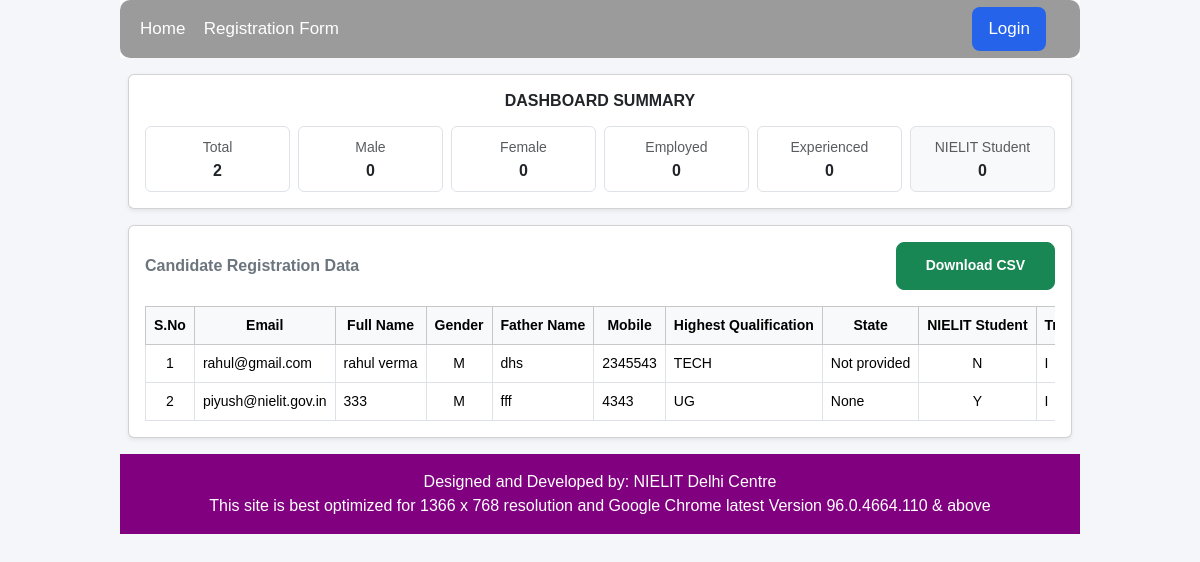
The app's page /dashboard/, older data.
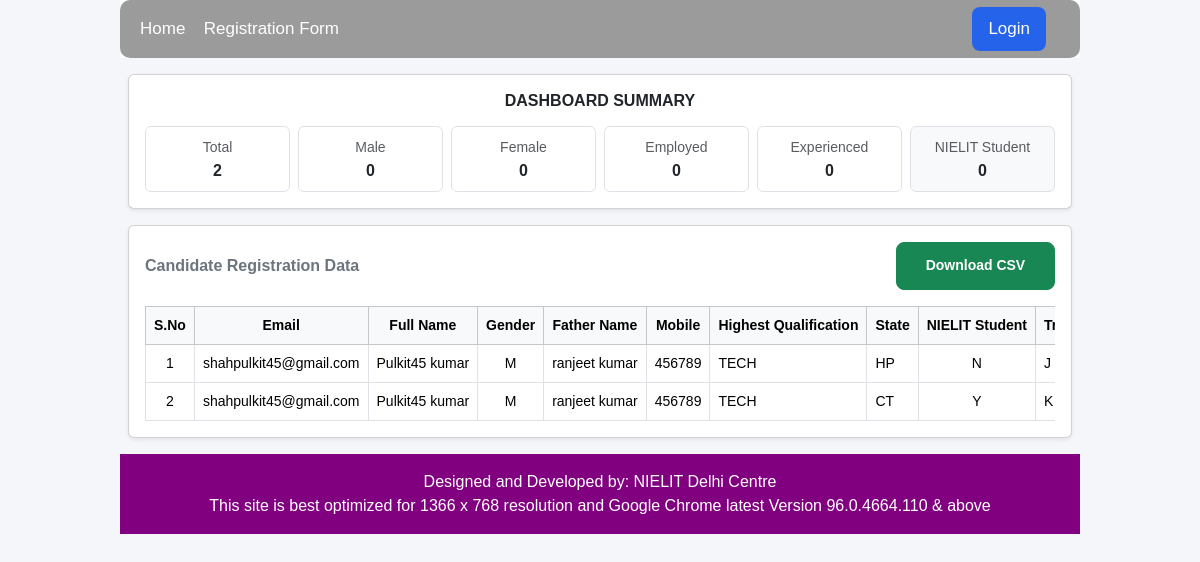
The same page, newer data.
### job_fair/models.py (models this page shows, shortened)
class form_m(models.Model):
    declare=[
    ("Declared","I am aware that information provided bt me in this form shall be shared by NIELIT with prospective companies,if required."),
]
    gender_choices = [
        ("Male", "Male"),
        ("Female", "Female"),
        ("Other", "Other"),
    ]
    HIGHEST_QUALIFICATION = [
        ("10+2 / ITI / Pursuing Graduation", "10+2 / ITI / Pursuing Graduation"),
        ("Graduation (B.Sc / B.Com / BA / BBA)", "Graduation (B.Sc / B.Com / BA / BBA)"),
        ("Technical (CS / IT / BCA / B.Tech)", "Technical (CS / IT / BCA / B.Tech)"),
        ("Post Graduate", "Post Graduate"),
        ("MCA / M.Tech", "MCA / M.Tech"),
        ("Other", "Other"),
    ]
    yes_no = [
        ("Yes", "Yes"),
        ("No", "No"),
    ]
    centers = [
        ("Inderlok", "Inderlok"),
        ("Janakpuri", "Janakpuri"),
        ("Karkardooma", "Karkardooma"),
    ]
    skill = [
        ("Software & Systems Expert (O Level/A Level/Programming/Web Development)",
        "Software & Systems Expert (O Level/A Level/Programming/Web Development)"),
        ("AI & Data Science (AI, ML, Data Science)",
        "AI & Data Science (AI, ML, Data Science)"),
        ("Accounting", "Accounting"),
        ("Digital Media (Multimedia Tools, Digital Marketing)",
        "Digital Media (Multimedia Tools, Digital Marketing)"),
        ("General Office Automation", "General Office Automation"),
        ("Other", "Other"),
    ]
    states = [
        ("Andaman and Nicobar Islands", "Andaman and Nicobar Islands"),
        ("Andhra Pradesh", "Andhra Pradesh"),
        ("Arunachal Pradesh", "Arunachal Pradesh"),
        ("Assam", "Assam"),
        ("Bihar", "Bihar"),
        ("Chandigarh", "Chandigarh"),
        ("Chhattisgarh", "Chhattisgarh"),
        ("Delhi", "Delhi"),
        ("Dadra and Nagar Haveli and Daman and Diu", "Dadra and Nagar Haveli and Daman and Diu"),
        ("Goa", "Goa"),
        ("Gujarat", "Gujarat"),
        ("Haryana", "Haryana"),
        ("Himachal Pradesh", "Himachal Pradesh"),
        ("Jammu and Kashmir", "Jammu and Kashmir"),
        ("Jharkhand", "Jharkhand"),
        ("Karnataka", "Karnataka"),
        ("Kerala", "Kerala"),
        ("Ladakh", "Ladakh"),
        ("Lakshadweep", "Lakshadweep"),
        ("Madhya Pradesh", "Madhya Pradesh"),
        ("Maharashtra", "Maharashtra"),
        ("Manipur", "Manipur"),
        ("Meghalaya", "Meghalaya"),
        ("Mizoram", "Mizoram"),
        ("Nagaland", "Nagaland"),
        ("Odisha", "Odisha"),
        ("Punjab", "Punjab"),
        ("Puducherry", "Puducherry"),
        ("Rajasthan", "Rajasthan"),
        ("Sikkim", "Sikkim"),
        ("Tamil Nadu", "Tamil Nadu"),
        ("Telangana", "Telangana"),
        ("Tripura", "Tripura"),
        ("Uttar Pradesh", "Uttar Pradesh"),
        ("Uttarakhand", "Uttarakhand"),
        ("West Bengal", "West Bengal")
    ]
    email= models.EmailField(max_length=100,blank=True, null=True)
    fullName= models.CharField(max_length=100,blank=True, null=True)
    gender=models.CharField(max_length=100,choices=gender_choices,blank=False)
    fatherName=models.CharField(max_length=100,blank=True, null=True)
    phoneNumber=models.CharField(max_length=10,blank=True, null=True)
    highestQualification=models.CharField(max_length=100,blank=False,choices=HIGHEST_QUALIFICATION)
    state= models.CharField(max_length=100,choices=states, null=True)
    nielitStudent= models.CharField(max_length=100,choices=yes_no,blank=True, null=True)
    trainingCenter=models.CharField(max_length=100,choices=centers,blank=True, null=True)
    course=models.CharField(max_length=100,blank=True, null=True)
    passingYear=models.CharField(max_length=100,blank=True, null=True)
    skills=models.JSONField(default=list,blank=True)
    employed= models.CharField(max_length=100,choices=yes_no,blank=True, null=True)
    experience=models.CharField(max_length=10,blank=True, null=True)
    dec=models.BooleanField(default=False)

### job_fair/views.py (the view)
# urls.py: path('dashboard/', views.dashboard, name='dashboard'),
def dashboard(request):
    data = form_m.objects.all()
    nielit_qs = data.filter(nielitStudent="Yes")
    nielit_by_center = nielit_qs.values('trainingCenter').annotate(count=Count('id')).order_by('-count')
    context = {
        "data": data,
        "total_candidates": data.count(),
        "total_male": data.filter(gender="Male").count(),
        "total_female": data.filter(gender="Female").count(),
        "total_employed": data.filter(employed="Yes").count(),
        "total_experienced": data.filter(experience="Yes").count(),
        "total_nielit": nielit_qs.count(),
        "nielit_by_center": nielit_by_center,
    }
    return render(request, "dashboard.html", context)

### job_fair/templates/dashboard.html (shortened to what this page needs)
{% extends "base.html" %}
{% load static %}
{% block content %}
<div class="container-fluid px-2 py-3">
    <div class="card shadow-sm mb-3">
        <div class="card-body">
            <div class="d-flex justify-content-center align-items-center mb-3">
                <h6 class="fw-semibold text-uppercase text-dark text-center mb-0">
                    Dashboard Summary
                </h6>
            </div>
            <div class="row g-2 text-center">
                <div class="col-6 col-md-4 col-lg-2">
                    <div class="border rounded py-2">
                        <small class="text-muted">Total</small>
                        <div class="fw-bold">{{ total_candidates }}</div>
                    </div>
                </div>
                <div class="col-6 col-md-4 col-lg-2">
                    <div class="border rounded py-2">
                        <small class="text-muted">Male</small>
                        <div class="fw-bold">{{ total_male }}</div>
                    </div>
                </div>
                <div class="col-6 col-md-4 col-lg-2">
                    <div class="border rounded py-2">
                        <small class="text-muted">Female</small>
                        <div class="fw-bold">{{ total_female }}</div>
                    </div>
                </div>
                <div class="col-6 col-md-4 col-lg-2">
                    <div class="border rounded py-2">
                        <small class="text-muted">Employed</small>
                        <div class="fw-bold">{{ total_employed }}</div>
                    </div>
                </div>
                <div class="col-6 col-md-4 col-lg-2">
                    <div class="border rounded py-2">
                        <small class="text-muted">Experienced</small>
                        <div class="fw-bold">{{ total_experienced }}</div>
                    </div>
                </div>
                <div class="col-6 col-md-4 col-lg-2" id="nielit-student">
                    <div class="border rounded py-2 bg-light">
                        <small class="text-muted">NIELIT Student</small>
                        <div class="fw-bold">{{ total_nielit }}</div>
                    </div>
                </div>
            </div>
        </div>
    </div>
    <div class="card shadow-sm">
        <div class="card-body">
            <div class="d-flex justify-content-between align-items-center mb-3">
                <h6 class="fw-semibold text-secondary mb-0">
                    Candidate Registration Data
                </h6>
                <a href="{% url 'export_csv' %}" class="btn btn-success btn-sm">
                    Download CSV
                </a>
            </div>
            <div class="table-responsive" style="overflow-x: auto; scrollbar-width: none; -ms-overflow-style: none;">
                <table class="table table-bordered table-hover align-middle small mb-0 text-nowrap">
                    <thead class="table-light text-center">
                        <tr>
                            <th>S.No</th>
                            <th>Email</th>
                            <th>Full Name</th>
                            <th>Gender</th>
                            <th>Father Name</th>
                            <th>Mobile</th>
                            <th>Highest Qualification</th>
                            <th>State</th>
                            <th>NIELIT Student</th>
                            <th>Training Center</th>
                        </tr>
                    </thead>
                    <tbody>
                    {% for d in data %}
                        <tr>
                            <td class="text-center">{{ forloop.counter }}</td>
                            <td>{{ d.email }}</td>
                            <td>{{ d.fullName }}</td>
                            <td class="text-center">{{ d.gender }}</td>
                            <td>{{ d.fatherName }}</td>
                            <td>{{ d.phoneNumber }}</td>
                            <td>{{ d.highestQualification }}</td>
                            <td>{{ d.state }}</td>
                            <td class="text-center">{{ d.nielitStudent }}</td>
                            <td>{{ d.trainingCenter }}</td>
                        </tr>
                    {% empty %}
                        <tr>
                            <td colspan="16" class="text-center text-muted py-4">
                                No data available
                            </td>
                        </tr>
                    {% endfor %}
                    </tbody>
                </table>
            </div>
        </div>
    </div>
</div>
{% endblock %}

### job_fair/templates/base.html (shortened to what this page needs)
{% load static %}
<!DOCTYPE html>
<html lang="en">
<head>
    <link href="https://cdn.jsdelivr.net/npm/bootstrap@5.3.8/dist/css/bootstrap.min.css" rel="stylesheet">
    <link rel="stylesheet" href="{% static 'style.css' %}">
    <link rel="stylesheet" href="{% static 'admin.css' %}">
</head>
<body>
    <div class="main">
        <div style="border-radius:10px 10px 0 0">
<nav class="gov-nav"style="width: 100%;">
    <div class="nav-container" style="background-color:rgb(155, 155, 155);color:white; border-radius:10px;">
        <div class="nav-left">
            <a href="{% url "home" %}">Home</a>
            {% if user.is_superuser %}
            {% else %}
            <a href="{% url "form" %}">Registration Form</a>
            {% endif %}
        </div>
        <div class="nav-right">
            {% if user.is_authenticated %}
                {% if user.is_superuser %}
                    <a href="{% url "dashboard" %}">Dashboard</a>
                {% endif %}
                <a href="{% url "logout" %}" class="btn primary btn-sm" style="padding: 8px 12px;">Logout</a>
            {% else %}
                <a href="{% url "admin_login" %}" class="btn primary btn-sm"  style="padding: 8px 15px;">Login</a>
            {% endif %}
        </div>
    </div>
</nav>
</div>
        {% block content %}
        {% endblock %}
        <footer>
            <p class="mb-0">Designed and Developed by: NIELIT Delhi Centre<br>
This site is best optimized for 1366 x 768 resolution and Google Chrome latest Version 96.0.4664.110 & above</p>
        </footer>
    </div>
</body>
</html>

### job_fair/static/style.css (style rules this page uses)
* { margin: 0; padding: 0; font-family: Arial, Helvetica, sans-serif; }
body { min-height: 100vh; display: flex; flex-direction: column; align-items: center; }
.main { width: 80%; display: flex; flex-direction: column; border-radius: 5px 5px 0 0; }
footer>p { text-align: center; margin-top: auto; background-color: purple; color: white; padding: 1rem; }
.btn { padding: 0.8rem 1.8rem; border-radius: 0.5rem; text-decoration: none; font-weight: bold; }
.primary { background-color: #2563eb; color: white; }
.nav-container>div>a { color: #ffffff; font-weight: 500; font-size: 17px; }
.gov-nav { background: #ffffff; border-bottom: 2px solid #0d6efd; position: relative; }
.nav-container { display: flex; align-items: center; justify-content: space-between; padding: 7px 20px; }
.nav-left a, .nav-right a { margin-right: 14px; font-size: 14px; color: #0b3c5d; text-decoration: none; font-weight: 500; }

### job_fair/static/admin.css (style rules this page uses)
body { background: #f4f6f9; font-family: "Segoe UI", Arial, sans-serif; }

### job_fair/templates/dashboard.html (style rules this page uses)
.gov-nav { border-bottom: none; }
#nielit-student { position: relative; }

Row changes from the older to the newer data that the page shows:
removed form_m: email "rahul@gmail.com", fullName "rahul verma", gender "M", fatherName "dhs", phoneNumber "2345543", highestQualification "TECH", state "Not provided", nielitStudent "N", trainingCenter "I"
removed form_m: email "piyush@nielit.gov.in", fullName "333", gender "M", fatherName "fff", phoneNumber "4343", highestQualification "UG", state "None", nielitStudent "Y", trainingCenter "I"
added form_m: email "shahpulkit45@gmail.com", fullName "Pulkit45 kumar", gender "M", fatherName "ranjeet kumar", phoneNumber "456789", highestQualification "TECH", state "HP", nielitStudent "N", trainingCenter "J"
added form_m: email "shahpulkit45@gmail.com", fullName "Pulkit45 kumar", gender "M", fatherName "ranjeet kumar", phoneNumber "456789", highestQualification "TECH", state "CT", nielitStudent "Y", trainingCenter "K"
